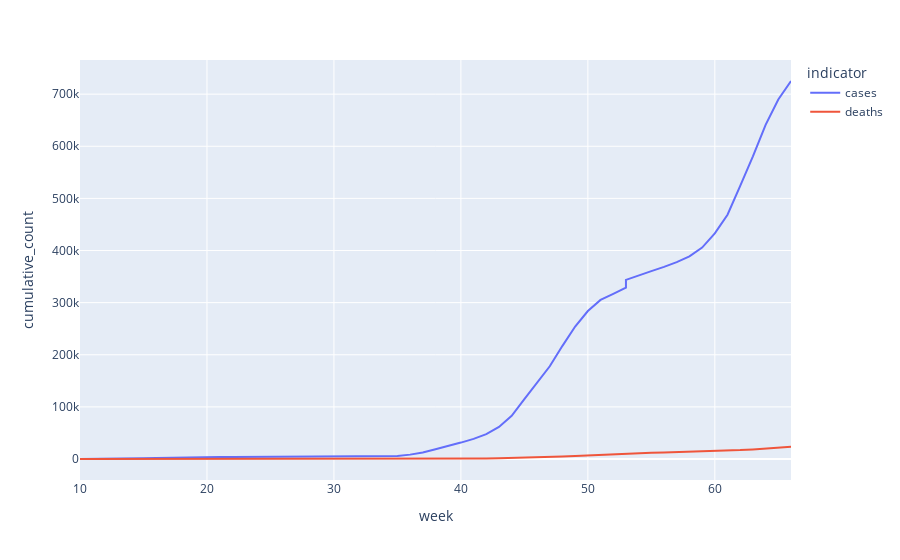

Notebook cell for this chart:
### Code cell
px.line(data_frame = hun, x = 'week', y = 'cumulative_count', color = 'indicator')

### Figure 1 — Plotly figure (JSON) as saved in the notebook; plotly's stock layout.template omitted (floating-point values rounded to 4 significant figures)
{"data": [{"hovertemplate": "indicator=cases<br>week=%{x}<br>cumulative_count=%{y}<extra></extra>", "legendgroup": "cases", "line": {"color": "#636efa", "dash": "solid"}, "mode": "lines", "name": "cases", "orientation": "v", "showlegend": true, "type": "scatter", "x": [10, 11, 12, 13, 14, 15, 16, 17, 18, 19, 20, 21, 22, 23, 24, 25, 26, 27, 28, 29, 30, 31, 32, 33, 34, 35, 36, 37, 38, 39, 40, 41, 42, 43, 44, 45, 46, 47, 48, 49, 50, 51, 52, 53, 53, 54, 55, 56, 57, 58, 59, 60, 61, 62, 63, 64, 65, 66], "xaxis": "x", "y": [8, 39, 167, 447, 744, 1458, 1984, 2583, 3035, 3284, 3535, 3756, 3876, 3970, 4076, 4102, 4142, 4183, 4234, 4333, 4448, 4535, 4696, 4916, 5155, 5961, 8387, 12309, 18866, 24716, 31480, 38577, 47768, 61563, 82780, 114778, 147456, 177952, 217122, 254148, 283870, 305130, 316669, 328851, 343656, 352703, 360418, 368710, 377655, 388799, 405646, 432925, 468713, 524196, 580642, 641124, 689853, 725241], "yaxis": "y"}, {"hovertemplate": "indicator=deaths<br>week=%{x}<br>cumulative_count=%{y}<extra></extra>", "legendgroup": "deaths", "line": {"color": "#EF553B", "dash": "solid"}, "mode": "lines", "name": "deaths", "orientation": "v", "showlegend": true, "type": "scatter", "x": [10, 11, 12, 13, 14, 15, 16, 17, 18, 19, 20, 21, 22, 23, 24, 25, 26, 27, 28, 29, 30, 31, 32, 33, 34, 35, 36, 37, 38, 39, 40, 41, 42, 43, 44, 45, 46, 47, 48, 49, 50, 51, 52, 53, 53, 54, 55, 56, 57, 58, 59, 60, 61, 62, 63, 64, 65, 66], "xaxis": "x", "y": [0, 1, 7, 15, 38, 109, 199, 280, 351, 421, 462, 491, 526, 542, 563, 572, 581, 589, 595, 596, 596, 597, 602, 608, 613, 614, 624, 637, 686, 749, 833, 968, 1173, 1472, 1889, 2493, 3190, 3891, 4823, 5984, 7130, 8282, 9161, 9977, 10725, 11409, 12024, 12578, 13155, 13752, 14347, 15058, 15988, 17083, 18451, 20161, 21928, 23708], "yaxis": "y"}], "layout": {"legend": {"title": {"text": "indicator"}, "tracegroupgap": 0}, "margin": {"t": 60}, "xaxis": {"anchor": "y", "domain": [0, 1], "title": {"text": "week"}}, "yaxis": {"anchor": "x", "domain": [0, 1], "title": {"text": "cumulative_count"}}}}
